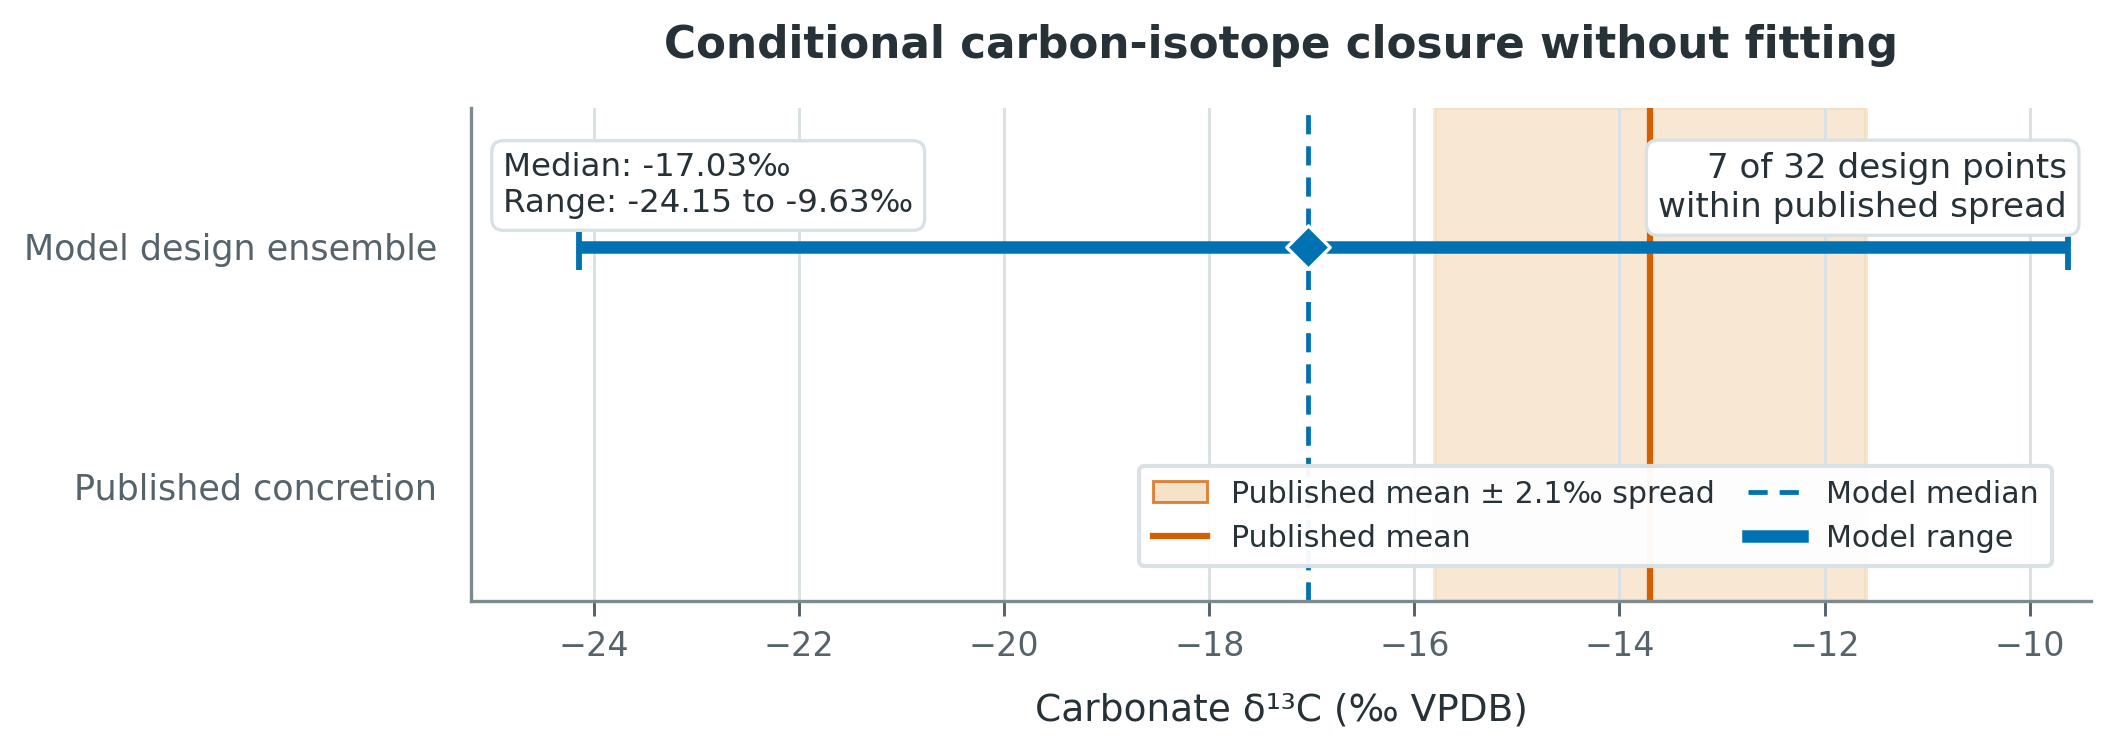

Source code (Python):
from pathlib import Path
import csv
import numpy as np
import matplotlib.pyplot as plt
from matplotlib.lines import Line2D
from matplotlib.patches import Patch

ROOT = Path(__file__).resolve().parents[1]
DATA = ROOT / "results" / "carbon_closure_lhs_sensitivity_corrected.csv"
OUT = Path(__file__).resolve().parent
rows = list(csv.DictReader(DATA.open(encoding="utf-8")))
values = np.array([float(r["predicted_delta13C_calcite_permil"]) for r in rows])
observed, spread = -13.7, 2.1
median, low, high = float(np.median(values)), float(values.min()), float(values.max())
within = int(np.sum(np.abs(values - observed) <= spread))

ink, muted, grid, blue, orange, pale = "#263238", "#56636B", "#D9E1E5", "#0072B2", "#D55E00", "#F4D9B8"
plt.rcParams.update({"font.family":"sans-serif", "font.sans-serif":["Arial","Helvetica","DejaVu Sans"],
                     "font.size":9, "axes.labelcolor":ink, "text.color":ink,
                     "xtick.color":muted, "ytick.color":muted, "pdf.fonttype":42, "ps.fonttype":42})
fig, ax = plt.subplots(figsize=(7.4,3.1))
fig.subplots_adjust(left=.25,right=.98,bottom=.25,top=.78)
ax.axvspan(observed-spread, observed+spread, color=pale, alpha=.62, zorder=0)
ax.axvline(observed, color=orange, lw=1.5, zorder=2)
ax.hlines(1, low, high, color=blue, lw=3, zorder=3)
ax.vlines([low,high], .9, 1.1, color=blue, lw=1.4, zorder=3)
ax.scatter([median],[1], marker="D", s=54, color=blue, edgecolor="white", lw=.8, zorder=4)
ax.axvline(median, color=blue, ls=(0,(4,2.5)), lw=1.15, zorder=1)
ax.set_xlim(-25.2,-9.4); ax.set_ylim(-.48,1.58); ax.set_yticks([1,0])
ax.set_yticklabels(["Model design ensemble","Published concretion"],fontsize=8.4)
ax.set_xlabel("Carbonate δ¹³C (‰ VPDB)",fontsize=9,labelpad=7)
ax.set_title("Conditional carbon-isotope closure without fitting",fontsize=10.5,fontweight="bold",color=ink,pad=12)
ax.text(.985,.91,f"{within} of {len(values)} design points\nwithin published spread",transform=ax.transAxes,ha="right",va="top",fontsize=8.2,
        bbox=dict(boxstyle="round,pad=.35",facecolor="white",edgecolor=grid,lw=.8))
ax.text(.02,.91,f"Median: {median:.2f}‰\nRange: {low:.2f} to {high:.2f}‰",transform=ax.transAxes,ha="left",va="top",fontsize=7.8,
        bbox=dict(boxstyle="round,pad=.35",facecolor="white",edgecolor=grid,lw=.8))
handles=[Patch(facecolor=pale,edgecolor=orange,lw=.7,alpha=.75,label="Published mean ± 2.1‰ spread"),
         Line2D([0],[0],color=orange,lw=1.5,label="Published mean"),
         Line2D([0],[0],color=blue,ls=(0,(4,2.5)),lw=1.15,label="Model median"),
         Line2D([0],[0],color=blue,lw=3,label="Model range")]
ax.legend(handles=handles,loc="lower right",bbox_to_anchor=(.985,.04),ncol=2,frameon=True,facecolor="white",edgecolor=grid,framealpha=.96,fontsize=7.2,columnspacing=1.1,handlelength=1.8,borderpad=.45)
ax.grid(axis="x",color=grid,lw=.7,zorder=0); ax.set_axisbelow(True)
for s in ("top","right"): ax.spines[s].set_visible(False)
for s in ("left","bottom"): ax.spines[s].set_color("#7D8B91"); ax.spines[s].set_linewidth(.8)
ax.tick_params(axis="y",length=0,pad=8); ax.tick_params(axis="x",labelsize=8,width=.7)
fig.savefig(OUT/"carbon_closure_corrected.png",dpi=300,bbox_inches="tight",pad_inches=.08)
fig.savefig(OUT/"carbon_closure_corrected.pdf",bbox_inches="tight",pad_inches=.08)
